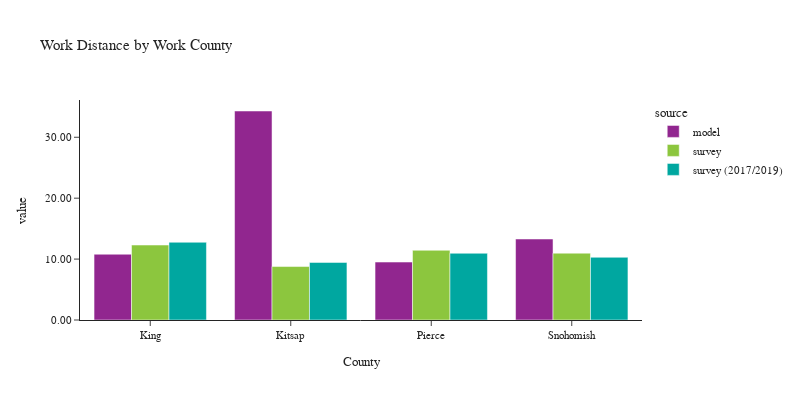

Write notebook code for a chart like this one.
### Code cell
plot_work_location(df_workers, 'CountyName_work', 'Work County', 'County')

### Figure 1 — Plotly figure (JSON) as saved in the notebook; plotly's stock layout.template omitted (floating-point values rounded to 4 significant figures)
{"data": [{"alignmentgroup": "True", "customdata": [[1321489], [11870], [319393], [73271]], "hovertemplate": "source=model<br>CountyName_work=%{x}<br>value=%{y}<br>sample count=%{customdata[0]}<extra></extra>", "legendgroup": "model", "marker": {"color": "#91268F", "pattern": {"shape": ""}}, "name": "model", "offsetgroup": "model", "orientation": "v", "showlegend": true, "textposition": "auto", "type": "bar", "x": ["King", "Kitsap", "Pierce", "Snohomish"], "xaxis": "x", "y": [10.8, 34.31, 9.512, 13.3], "yaxis": "y"}, {"alignmentgroup": "True", "customdata": [[2124], [110], [215], [243]], "hovertemplate": "source=survey<br>CountyName_work=%{x}<br>value=%{y}<br>sample count=%{customdata[0]}<extra></extra>", "legendgroup": "survey", "marker": {"color": "#8CC63E", "pattern": {"shape": ""}}, "name": "survey", "offsetgroup": "survey", "orientation": "v", "showlegend": true, "textposition": "auto", "type": "bar", "x": ["King", "Kitsap", "Pierce", "Snohomish"], "xaxis": "x", "y": [12.31, 8.777, 11.45, 10.97], "yaxis": "y"}, {"alignmentgroup": "True", "customdata": [[4781], [120], [347], [347]], "hovertemplate": "source=survey (2017/2019)<br>CountyName_work=%{x}<br>value=%{y}<br>sample count=%{customdata[0]}<extra></extra>", "legendgroup": "survey (2017/2019)", "marker": {"color": "#00A7A0", "pattern": {"shape": ""}}, "name": "survey (2017/2019)", "offsetgroup": "survey (2017/2019)", "orientation": "v", "showlegend": true, "textposition": "auto", "type": "bar", "x": ["King", "Kitsap", "Pierce", "Snohomish"], "xaxis": "x", "y": [12.76, 9.454, 10.96, 10.3], "yaxis": "y"}], "layout": {"barmode": "group", "font": {"size": 11}, "height": 400, "legend": {"title": {"text": "source"}, "tracegroupgap": 0}, "title": {"text": "Work Distance by Work County"}, "width": 800, "xaxis": {"anchor": "y", "domain": [0.0, 1.0], "title": {"text": "County"}}, "yaxis": {"anchor": "x", "domain": [0.0, 1.0], "tickformat": ".2f", "title": {"text": "value"}}}}
